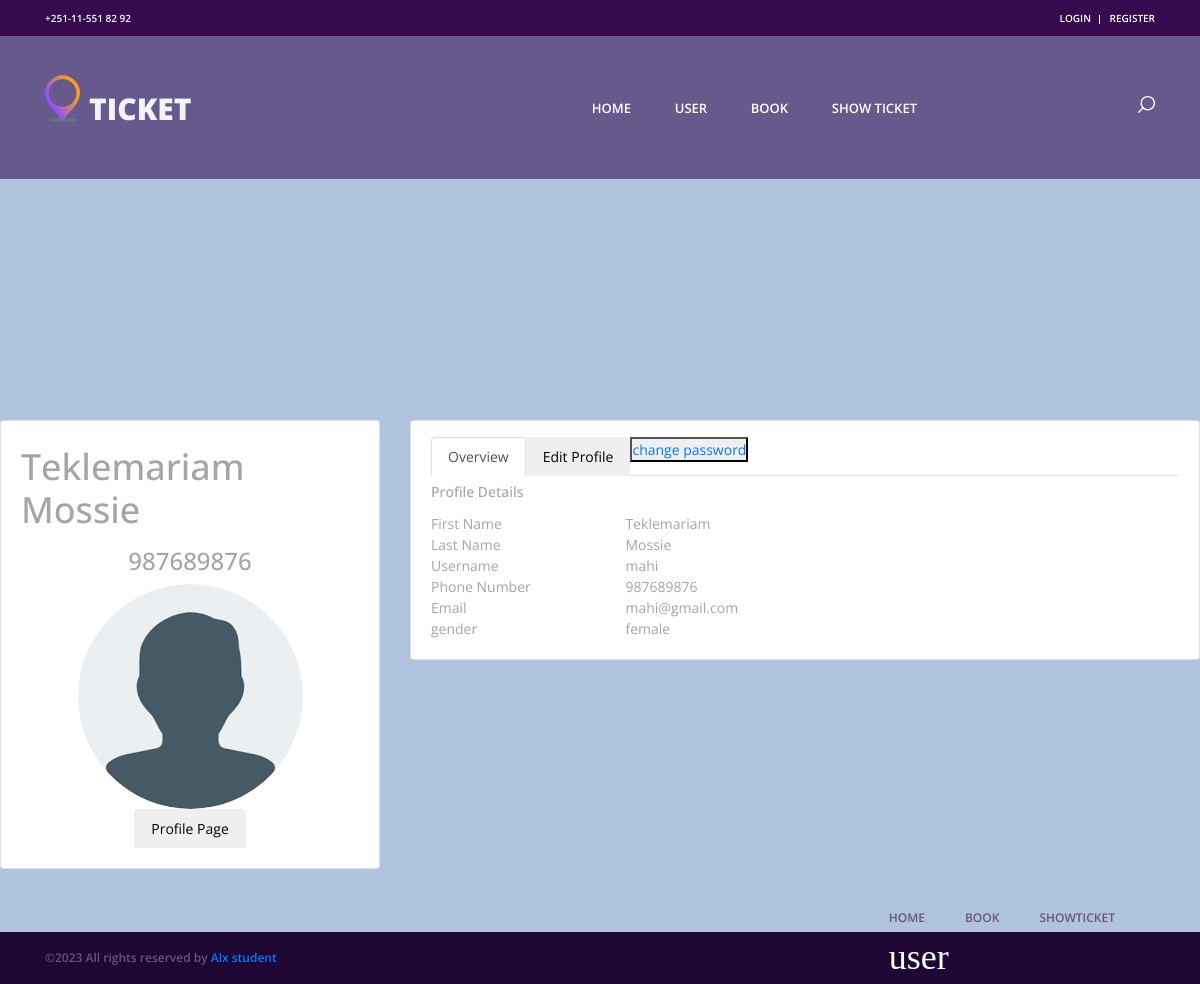
Page /profile (signed in) on the committed database.
### models/user.py (models this page shows, shortened)
class User(BaseModel, Base, UserMixin):
    password_length = (0, None)
    password_regex = None
    __tablename__ = 'users'
    fname = Column(String(20),nullable = False)
    lname = Column(String(20),nullable = False)
    username = Column(String(20),nullable = False,unique = True)
    password = Column(String(10),nullable = False)
    gender = Column(String(5),nullable = False)
    phone = Column(Integer,nullable = False)
    email = Column(String(30),nullable = False, unique = True)
    """
    tickets = relationship("Ticket", backref="users")
    """
    def __setattr__(self, name, value):
        if name == "password":
            value = md5(value.encode()).hexdigest()
        super().__setattr__(name, value)

### front_end/views.py (the view)
@views.route('/profile')
def profile():
    return render_template('profile.html', user=current_user)
    if __name__ == '__main__':
        app.run(debug=True)

### engine/db_storage.py (called while the page is built)
    def all(self, cls=None):
        if cls is None:
            objs = self.__session.query(User).all()
            objs.extend(self.__session.query(Bus).all())
            objs.extend(self.__session.query(Admin).all())
            objs.extend(self.__session.query(City).all())
            objs.extend(self.__session.query(Ticket).all())
            objs.extend(self.__session.query(Route).all())
        else:
            if type(cls) == str:
                cls = eval(cls)
            objs = self.__session.query(cls)
            print(objs)
        return {"{}.{}".format(type(o).__name__, o.id): o for o in objs}

    def close(self):
        self.__session.close()

    def get(self, cls, id):
        objs = self.all()
        try:
            key = cls.__name__ + '.' + id
            obj = objs[key]
            return obj
        except KeyError:
            return None

### front_end/__init__.py (called while the page is built)
@login_manager.user_loader
def load_user(id):
    return storage.get(User, id)

### models/admin.py (called while the page is built)
    def __setattr__(self, name, value):
        if name == "password":
            value = md5(value.encode()).hexdigest()
        super().__setattr__(name, value)

### front_end/templates/profile.html (shortened to what this page needs)
{% extends 'base.html' %}  {% block body_content %}
<main id="main" class="main">
  <section class="section profile">
    <div class="row">
      <div class="col-xl-4">
        <div class="card">
          <div
            class="card-body profile-card pt-4 d-flex flex-column align-items-center">
	    {% if user %}
	    <h2>{{ user.fname}} {{ user.lname}}</h2>
	    <h1> {{ username }}
            <h3>{{ user.phone }}</h3>
	    {% else %}
 	    <p>incorrect user.</p>
	    {% endif %}
            <img
              src="../static/images/pro.png"
              alt="Profile Picture"
              class="rounded-circle"
            />
            <ul class="nav nav-tabs nav-tabs-bordered">
              <li class="nav-item">
                <button class="nav-link" id="hide-order-listings">
                  Profile Page
                </button>
              </li>
            </ul>
          </div>
        </div>
      </div>
      <div class="col-xl-8">
        <div class="card">
          <div class="card-body pt-3">
            <ul class="nav nav-tabs nav-tabs-bordered">
              <li class="nav-item">
                <button
                  class="nav-link active"
                  data-bs-toggle="tab"
                  data-bs-target="#profile-overview"
                >
                  Overview
                </button>
              </li>
              <li class="nav-item">
                <button
                  class="nav-link"
                  data-bs-toggle="tab"
                  data-bs-target="#profile-edit"
                >
                  Edit Profile
                </button>
              </li>
	      <li class="nav-item">
	      <button input type="submit">
                <a href = "change_password"> change password </a>
		</button>
	      </li>
            </ul>
            <div class="tab-content pt-2">
              <div
                class="tab-pane fade show active profile-overview"
                id="profile-overview"
              >
                <h5 class="card-title">Profile Details</h5>
                <div class="row">
                  <div class="col-lg-3 col-md-4 label">First Name</div>
		  <div class="col-lg-9 col-md-8">{{ user.fname }}</div>
                </div>
                <div class="row">
                  <div class="col-lg-3 col-md-4 label">Last Name</div>
		  <div class="col-lg-9 col-md-8">{{ user.lname }}</div>
                </div>
                <div class="row">
                  <div class="col-lg-3 col-md-4 label">Username</div>
		  <div class="col-lg-9 col-md-8">{{ user.username }}</div>
                </div>
                <div class="row">
                  <div class="col-lg-3 col-md-4 label">Phone Number</div>
		  <div class="col-lg-9 col-md-8">{{ user.phone}}</div>
                </div>
                <div class="row">
                  <div class="col-lg-3 col-md-4 label">Email</div>
		  <div class="col-lg-9 col-md-8">{{ user.email}}</div>
                </div>
                <div class="row">
                  <div class="col-lg-3 col-md-4 label">gender</div>
		  <div class="col-lg-9 col-md-8">{{ user.gender}}</div>
                </div>
              </div>
            </div>
          </div>
        </div>
      </div>
    </div>
  </section>
</main>
{% endblock %}

### front_end/static/styles/main_styles.css (style rules this page uses)
* { margin: 0; padding: 0; -webkit-font-smoothing: antialiased; -webkit-text-shadow: rgba(0,0,0,.01) 0 0 1px; text-shadow: rgba(0,0,0,.01) 0 0 1px; }
body { font-family: 'Open Sans', sans-serif; font-size: 14px; font-weight: 400; background: #FFFFFF; color: #a5a5a5; }
div { display: block; position: relative; -webkit-box-sizing: border-box; -moz-box-sizing: border-box; box-sizing: border-box; }
ul { list-style: none; margin-bottom: 0px; }
a, a:hover, a:visited, a:active, a:link { text-decoration: none; -webkit-font-smoothing: antialiased; -webkit-text-shadow: rgba(0,0,0,.01) 0 0 1px; text-shadow: rgba(0,0,0,.01) 0 0 1px; }
h1 { font-size: 48px; }
h2 { font-size: 36px; }
h3 { font-size: 24px; }
h5 { font-size: 14px; }
h1, h2, h3, h4, h5, h6 { font-family: 'Open Sans', sans-serif; -webkit-font-smoothing: antialiased; -webkit-text-shadow: rgba(0,0,0,.01) 0 0 1px; text-shadow: rgba(0,0,0,.01) 0 0 1px; }
section { display: block; position: relative; box-sizing: border-box; }

### rows in the picture
User: fname "Teklemariam", lname "Mossie", phone "987689876", username "mahi", email "mahi@gmail.com", gender "female"
